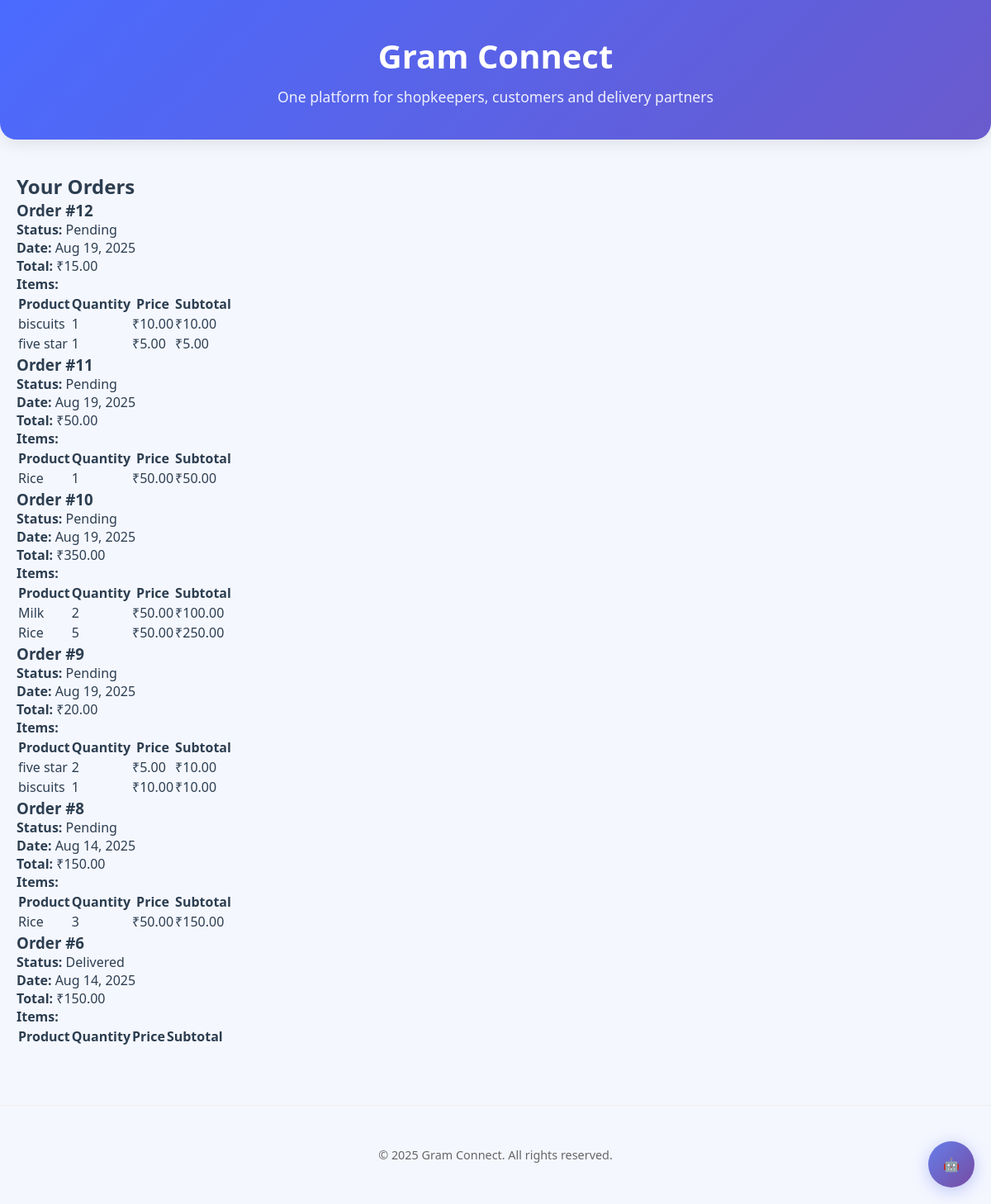
The page /customer/orders/ (signed in) on the database its author committed.
### members/models.py (models this page shows, shortened)
class Order(models.Model):
    customer = models.ForeignKey(Customer, on_delete=models.CASCADE)
    shopkeeper = models.ForeignKey(Shopkeeper, on_delete=models.CASCADE)
    delivery_partner = models.ForeignKey(DeliveryPartner, on_delete=models.SET_NULL, null=True, blank=True)
    delivery_name = models.CharField(max_length=100, default='Unknown Customer')
    delivery_address = models.CharField(max_length=255)
    delivery_phone = models.CharField(max_length=20)
    payment_method = models.CharField(max_length=50, choices=[
        ('cash_on_delivery', 'Cash on Delivery'),
        ('online_payment', 'Online Payment')
    ], default='cash_on_delivery')
    special_instructions = models.TextField(blank=True, null=True)
    total_amount = models.DecimalField(max_digits=10, decimal_places=2, default=0)
    delivery_time = models.DateTimeField(null=True, blank=True)
    status = models.CharField(max_length=20, choices=[
        ('pending', 'Pending'),
        ('confirmed', 'Confirmed'),
        ('ready', 'Ready'),
        ('assigned', 'Assigned'),
        ('out_for_delivery', 'Out for Delivery'),
        ('delivered', 'Delivered'),
        ('cancelled', 'Cancelled')
    ], default='pending')
    date = models.DateTimeField(auto_now_add=True)

class OrderItem(models.Model):
    order = models.ForeignKey(Order, on_delete=models.CASCADE, related_name='items')
    product = models.ForeignKey(Product, on_delete=models.SET_NULL, null=True, blank=True)
    product_name = models.CharField(max_length=255, null=True, blank=True)
    quantity = models.PositiveIntegerField()
    price = models.DecimalField(max_digits=10, decimal_places=2)
    @property
    def subtotal(self):
        return self.quantity * self.price

class Product(models.Model):
    shopkeeper = models.ForeignKey(Shopkeeper, on_delete=models.CASCADE)
    name = models.CharField(max_length=100)
    image = models.ImageField(upload_to='product_images/', blank=True, null=True)
    price = models.DecimalField(max_digits=10, decimal_places=2)
    quantity = models.CharField(max_length=50)
    description = models.TextField()

### members/views.py (the view)
# urls.py: path('customer/orders/', views.customer_orders, name='customer_orders'),
def customer_orders(request):
    if 'customer_id' not in request.session or request.session.get('user_type') != 'customer':
        messages.error(request, 'Please login to access orders.')
        return redirect('customer_login')
    customer_id = request.session['customer_id']
    orders = Order.objects.filter(customer_id=customer_id).order_by('-date')
    context = {
        'orders': orders,
    }
    return render(request, 'customer/orders.html', context)

### templates/customer/orders.html (shortened to what this page needs)
{% extends "base.html" %}
{% block content %}
<div class="order-list container">
            <h2>Your Orders</h2>
    {% if orders %}
        {% for order in orders %}
        <div class="order-item">
            <h3>Order #{{ order.id }}</h3>
            <p><strong>Status:</strong> {{ order.status|title }}</p>
            <p><strong>Date:</strong> {{ order.date|date:"M d, Y" }}</p>
            <p><strong>Total:</strong> ₹{{ order.total_amount }}</p>
            <h4>Items:</h4>
            <table class="table">
                <thead>
                    <tr>
                        <th>Product</th>
                        <th>Quantity</th>
                        <th>Price</th>
                        <th>Subtotal</th>
                    </tr>
                </thead>
                <tbody>
                    {% for item in order.items.all %}
                    <tr>
                        <td>{{ item.product_name|default:item.product.name|default:"[Deleted Product]" }}</td>
                        <td>{{ item.quantity }}</td>
                        <td>₹{{ item.price }}</td>
                        <td>₹{{ item.subtotal|floatformat:2 }}</td>
                    </tr>
                    {% endfor %}
                </tbody>
            </table>
        </div>
        {% endfor %}
    {% else %}
        <p>You have no orders.</p>
    {% endif %}
</div>
{% endblock %}

### static/gram.css (style rules this page uses)
:root { --primary: #4a6bff; --secondary: #ff6b6b; --accent: #4ad66d; --dark: #2c3e50; --light: #f8f9fa; }
* { margin: 0; padding: 0; box-sizing: border-box; font-family: 'Segoe UI', Tahoma, Geneva, Verdana, sans-serif; }
body { background-color: #f5f7ff; color: var(--dark); }
.container { max-width: 1200px; margin: 0 auto; padding: 20px; }
.order-list { margin-top: 20px; }

### rows shown on the page
Order: id "12", status "Pending", date "Aug 19, 2025", total_amount "15.00"
OrderItem: product_name "biscuits", quantity "1", price "10.00", subtotal "10.00"
OrderItem: product_name "five star", quantity "1", price "5.00", subtotal "5.00"
Order: id "11", status "Pending", date "Aug 19, 2025", total_amount "50.00"
OrderItem: product_name "Rice", quantity "1", price "50.00", subtotal "50.00"
Order: id "10", status "Pending", date "Aug 19, 2025", total_amount "350.00"
OrderItem: product_name "Milk", quantity "2", price "50.00", subtotal "100.00"
OrderItem: product_name "Rice", quantity "5", price "50.00", subtotal "250.00"
Order: id "9", status "Pending", date "Aug 19, 2025", total_amount "20.00"
OrderItem: product_name "five star", quantity "2", price "5.00", subtotal "10.00"
OrderItem: product_name "biscuits", quantity "1", price "10.00", subtotal "10.00"
Order: id "8", status "Pending", date "Aug 14, 2025", total_amount "150.00"
OrderItem: product_name "Rice", quantity "3", price "50.00", subtotal "150.00"
Order: id "6", status "Delivered", date "Aug 14, 2025", total_amount "150.00"
